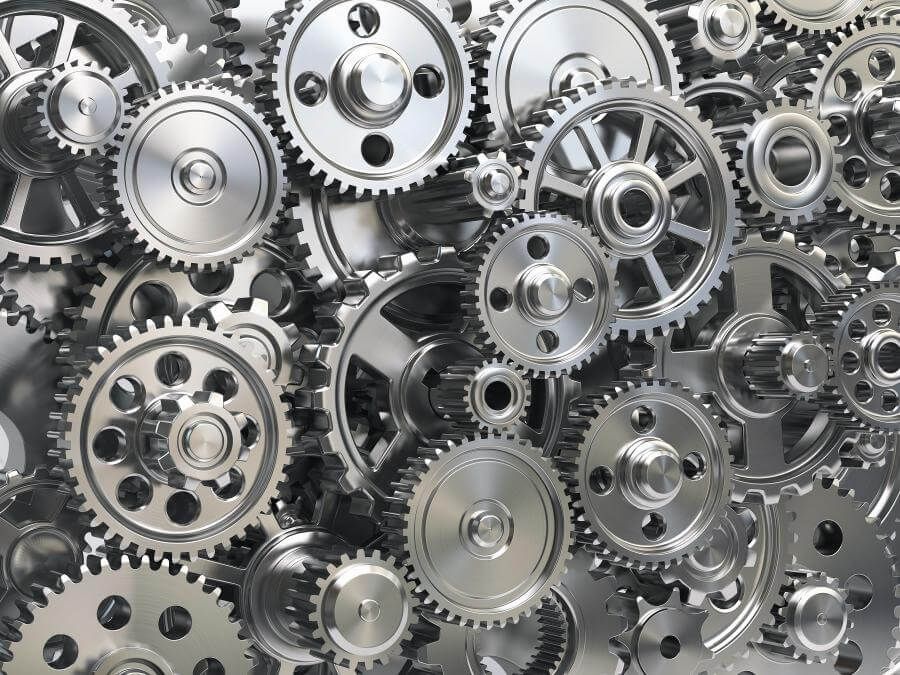
#> input picture input_image/wheels.jpg, 900 x 675 px, found by its file name
$ python -i edge_detection.py   (imports and definitions only)   (older library calls are emulated)
#> lines starting #> are read from the running program, lines starting #| are printed output that depends on the picture
### image_processing/convo.py
"""
Convolution
learning about the Kernel image processing and convolution matrices
https://en.wikipedia.org/wiki/Kernel_(image_processing)#:~:text=In%20image%20processing%2C%20a%20kernel,a%20kernel%20and%20an%20image.
"""

import math

import cv2
import numpy as np

KERNELS = {
        'edge-detection': {
            'constant': 1,
            'matrix': [
                [-1, -1, -1, ],
                [-1, 8, -1, ],
                [-1, -1, -1, ],
            ]
        },
        'gaussian-blur': {
            'constant': 1 / 256,
            'matrix': [
                [1, 4, 6, 4, 1, ],
                [4, 16, 24, 16, 4, ],
                [6, 24, 36, 24, 6, ],
                [4, 16, 24, 16, 4, ],
                [1, 4, 6, 4, 1, ],
            ]
        },
        'sharpen': {
            'constant': 1,
            'matrix': [
                [0, -1, 0, ],
                [-1, 5, -1, ],
                [0, -1, 0, ],
            ]
        },
        'low-pass': {
            'constant': 1/9,
            'matrix':  [
                [1, 1, 1, ],
                [1, 1, 1, ],
                [1, 1, 1, ],
            ]
        },
        'high-pass': {
            'constant': 1/2,
            'matrix':  [
                [1, 0, 1, ],
                [1, 0, 1, ],
                [1, 0, 1, ],
            ]
        },
    }

def select_kernel(transformation):
    """
    Takes the transformation desired and selects the correct constant and matrix to return the
    correct kernel.
    """

    if transformation not in KERNELS:
        print('argument does not exist')

    constant = KERNELS[transformation]['constant']
    matrix = KERNELS[transformation]['matrix']

    for i in range(len(matrix)):
        for j in range(len(matrix[i])):
            matrix[i][j] = constant * matrix[i][j]

    return matrix


def image_convolution(original_image, transformation):
    """
    Takes the image and the desired matrix and the desired transformation.
    """
    matrix = select_kernel(transformation)

    width = int(original_image.shape[1])
    height = int(original_image.shape[0])
    matrix_halfsize = math.floor(len(matrix) / 2)

    transformed_image = np.zeros((height, width))

    for y_coor in range(matrix_halfsize, len(original_image) - matrix_halfsize):
        for x_coor in range(matrix_halfsize, len(original_image[y_coor]) - matrix_halfsize):

            transformed_pixel = 0

            for i in range(-matrix_halfsize, matrix_halfsize + 1):
                for j in range(-matrix_halfsize, matrix_halfsize + 1):
                    transformed_pixel += original_image[y_coor + i][x_coor + j] * matrix[i + 1][j + 1]
            transformed_image[y_coor][x_coor] = transformed_pixel

    return transformed_image

# [21 lines left out: function create_transformed_outputs, not called in this run]

### image_processing/edge_detection.py
import cv2
from image_processing.convo import image_convolution


def edge_detection():
    """
    Uses same principles of convolution but for edge detection
    """

    original_image_edge = cv2.imread('input_image/wheels.jpg', 0)
#> original_image_edge: shape (675, 900); min 0, max 255, mean 122.6

    #Sobel edge detection
    edge_sobel_x = cv2.Sobel(original_image_edge, -1, 1, 0, ksize=3)
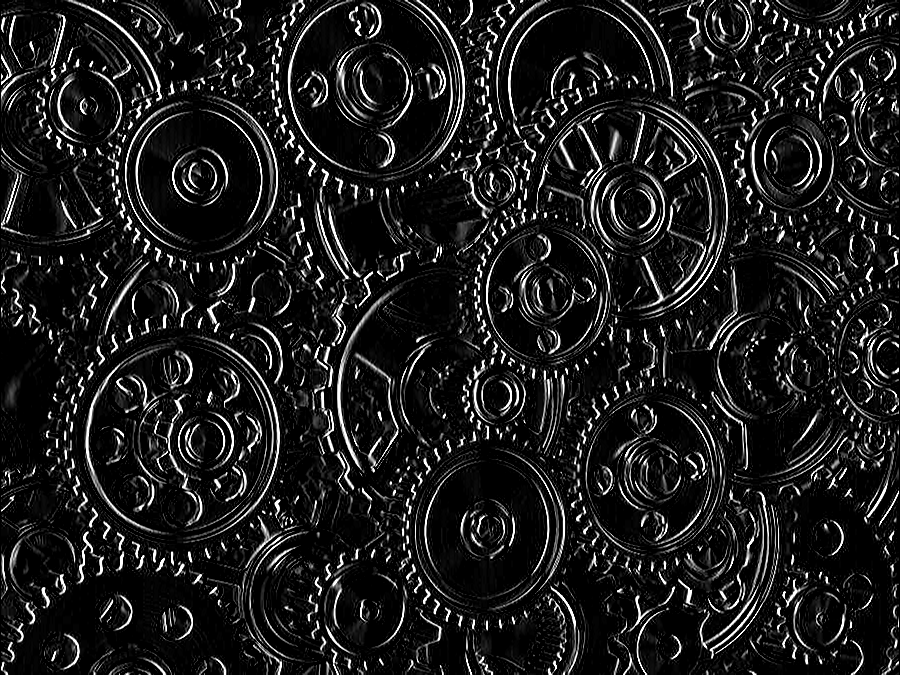
#> edge_sobel_x: shape (675, 900); min 0, max 255, mean 29.4
    edge_sobel_y = cv2.Sobel(original_image_edge, -1, 0, 1, ksize=3)
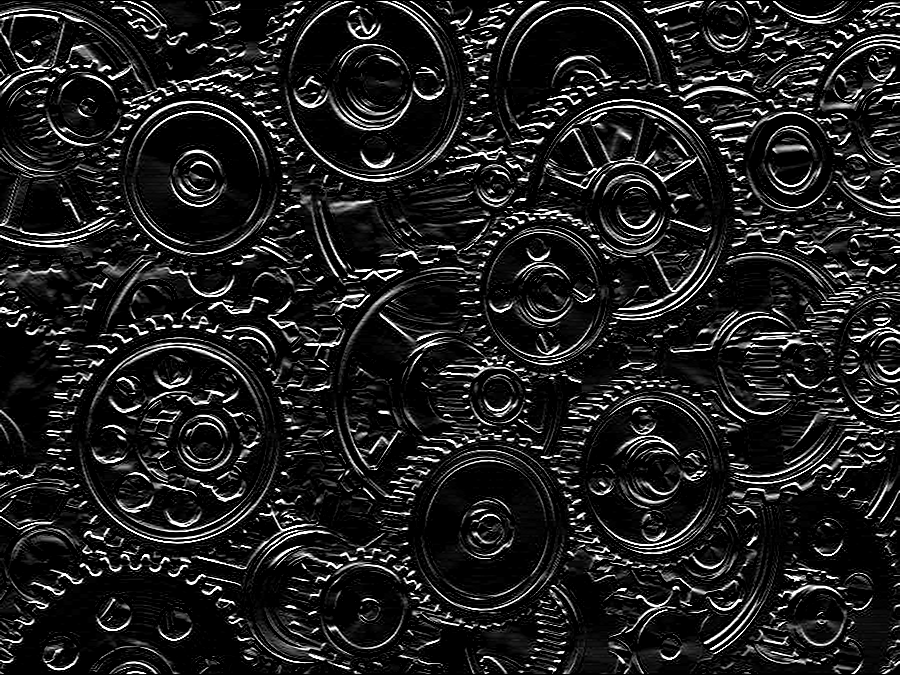
#> edge_sobel_y: shape (675, 900); min 0, max 255, mean 31.8

    edge_sobel_combined = cv2.addWeighted(edge_sobel_x, 0.5, edge_sobel_y, 0.5, 0)
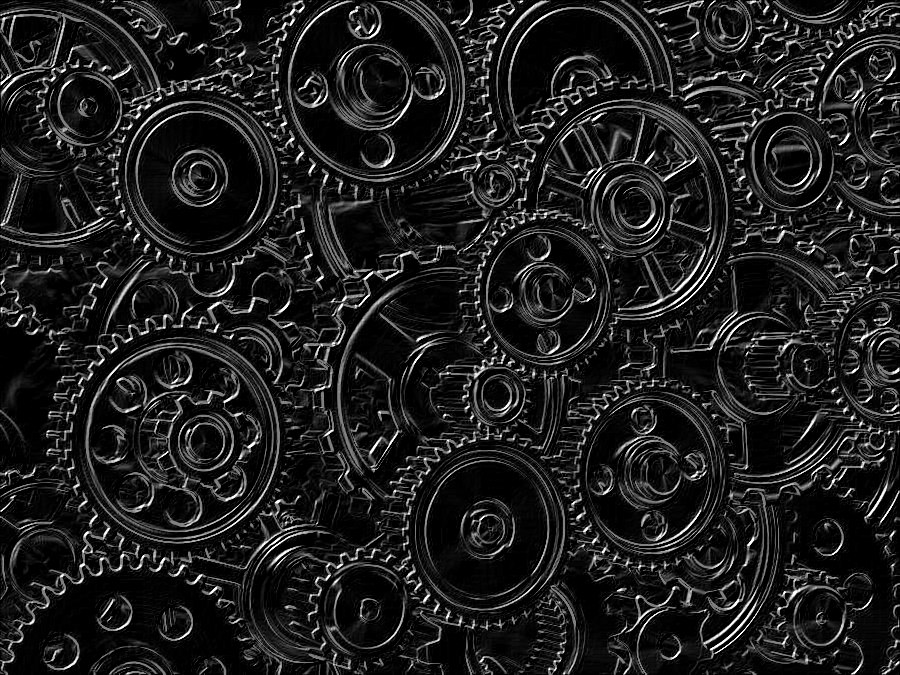
#> edge_sobel_combined: shape (675, 900); min 0, max 255, mean 30.6

    cv2.imwrite('output_image/convolution_edge/edge_sobel_x.jpg', edge_sobel_x)
    cv2.imwrite('output_image/convolution_edge/edge_sobel_y.jpg', edge_sobel_y)
    cv2.imwrite('output_image/convolution_edge/edge_sobel_combined.jpg', edge_sobel_combined)

    #Laplacian operator without Gaussian
    edge_laplacian = image_convolution(original_image_edge, 'edge-detection')
#> after the loop in image_convolution, `for y_coor in range(matrix_halfsize, len(original_image) - matrix_half..`:
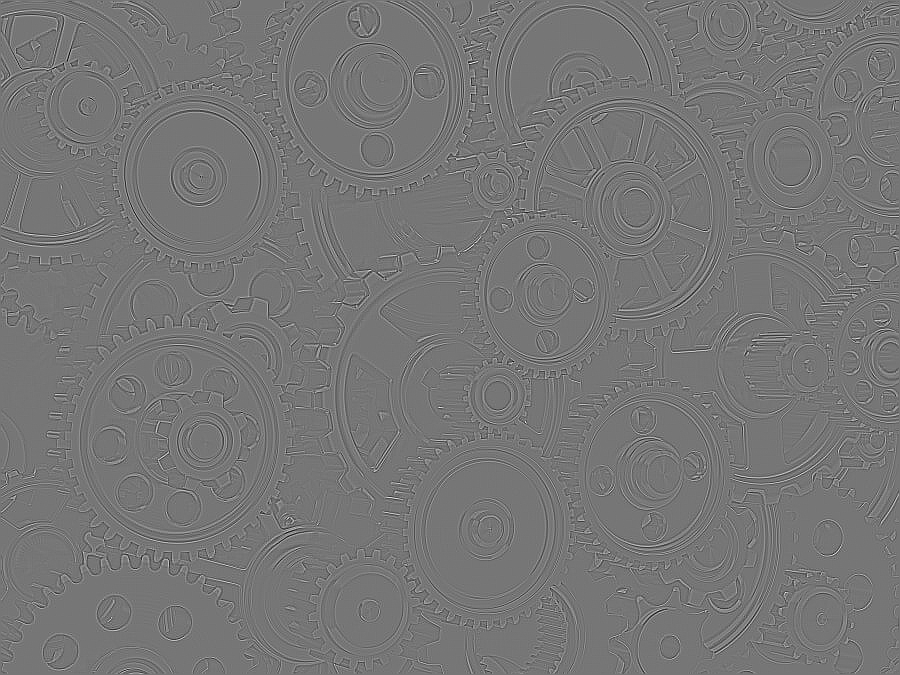
#> transformed_image: shape (675, 900) float64; min -1041, max 1198, mean 0; drawn with min black and max white

    cv2.imwrite('output_image/convolution_edge/edge_laplacian.jpg', edge_laplacian)
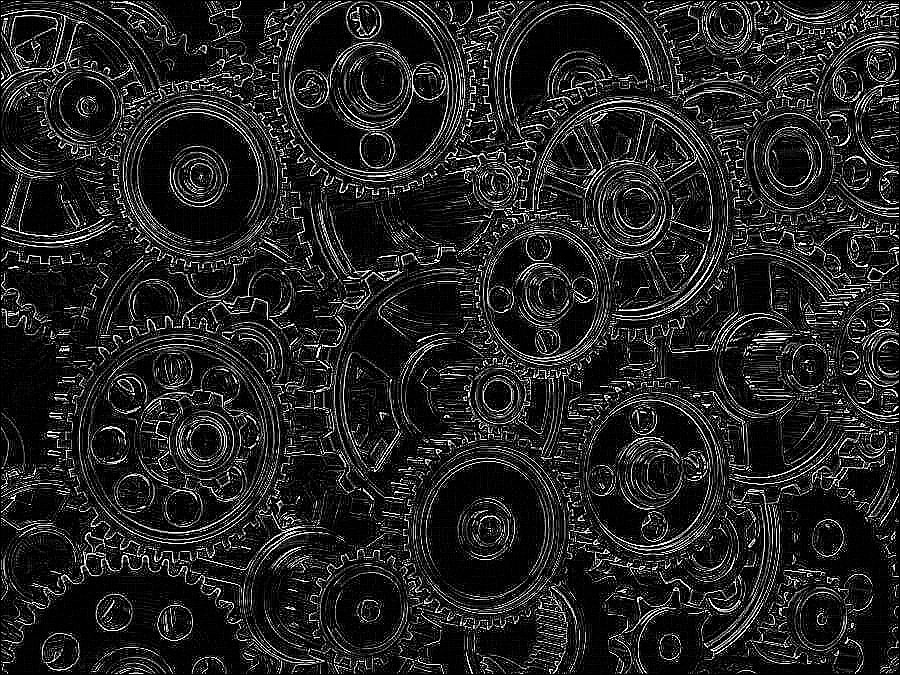
#> saved as edge_laplacian.jpg: shape (675, 900); min 0, max 255, mean 35.7

    #Laplacian of Gaussian edge detection
    blur = cv2.GaussianBlur(original_image_edge, (5,5), 0, 0)
    edge_LoG = cv2.Laplacian(blur, cv2.CV_8U, 3, scale=10) #scale increases the contrast
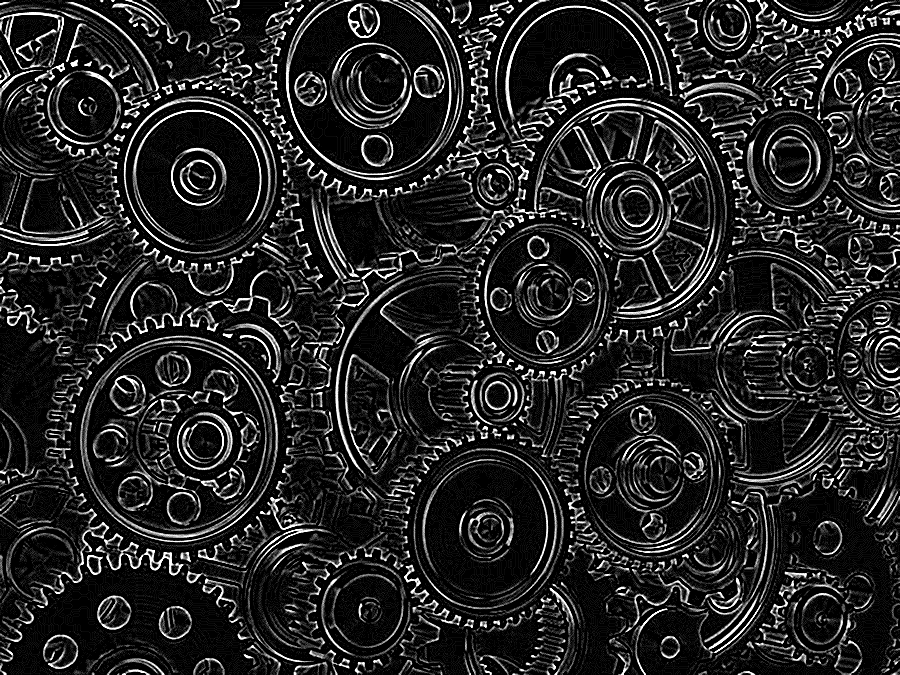
#> edge_LoG: shape (675, 900); min 0, max 255, mean 37.8

    cv2.imwrite('output_image/convolution_edge/edge_LoG.jpg', edge_LoG)

    #Canny edge detection
    edge_canny = cv2.Canny(original_image_edge, 100, 200)
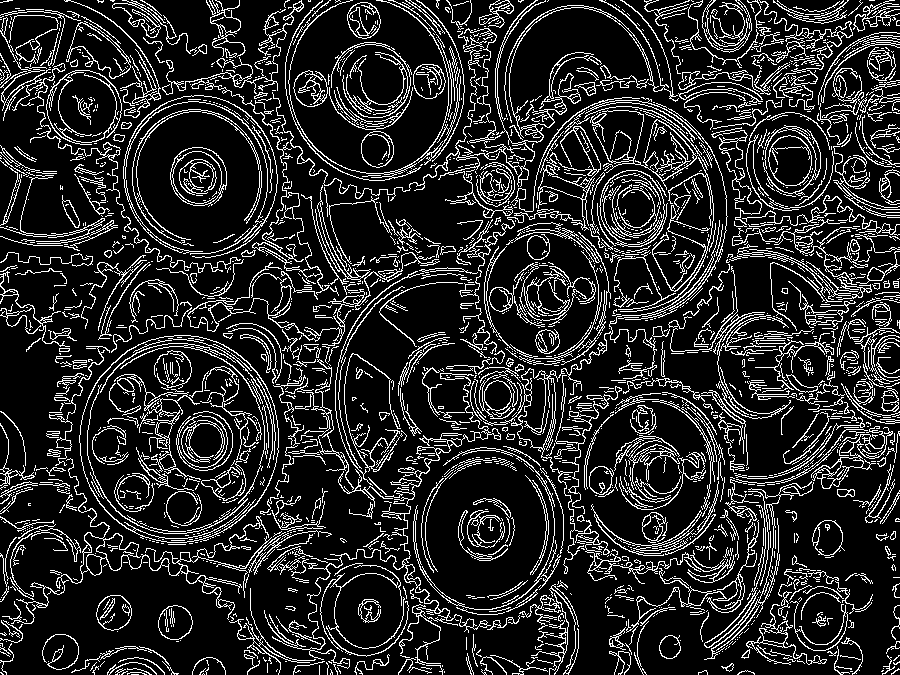
#> edge_canny: shape (675, 900); 16% white in thin lines or dots

    cv2.imwrite('output_image/convolution_edge/edge_canny.jpg', edge_canny)

>>> result = edge_detection()

$ run again, with input_image/koruny_black1.jpg copied over input_image/wheels.jpg
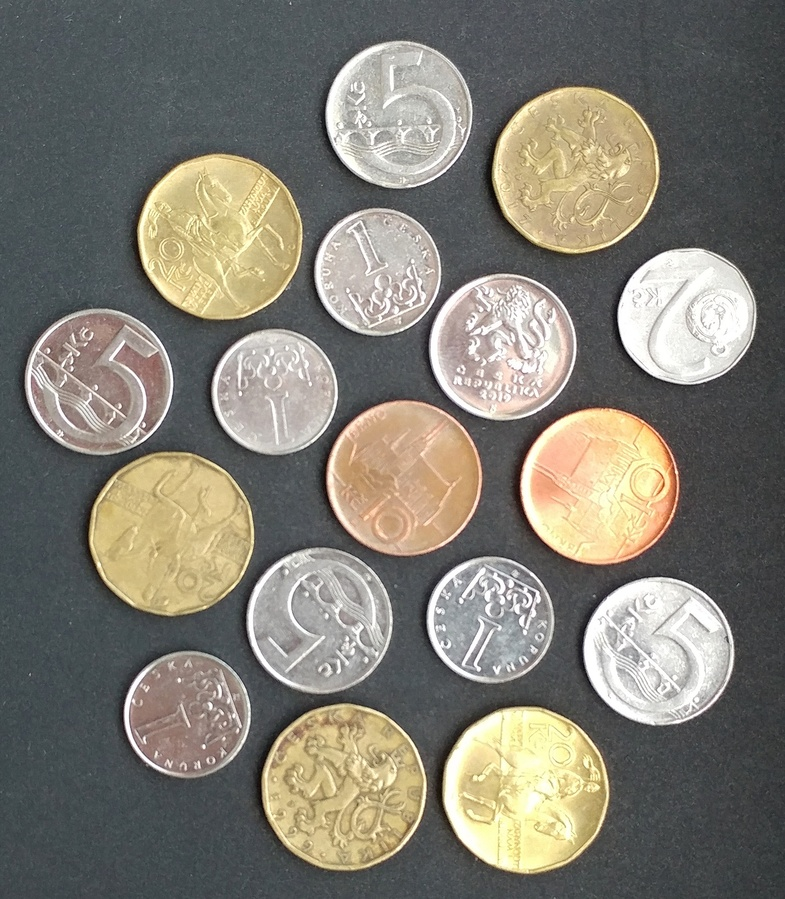
#> input picture input_image/koruny_black1.jpg, 785 x 899 px, shrunk from 1909 x 2187 before the run, found by its file name
#> in edge_detection, `edge_canny = cv2.Canny(original_image_edge, 100, 200)`:
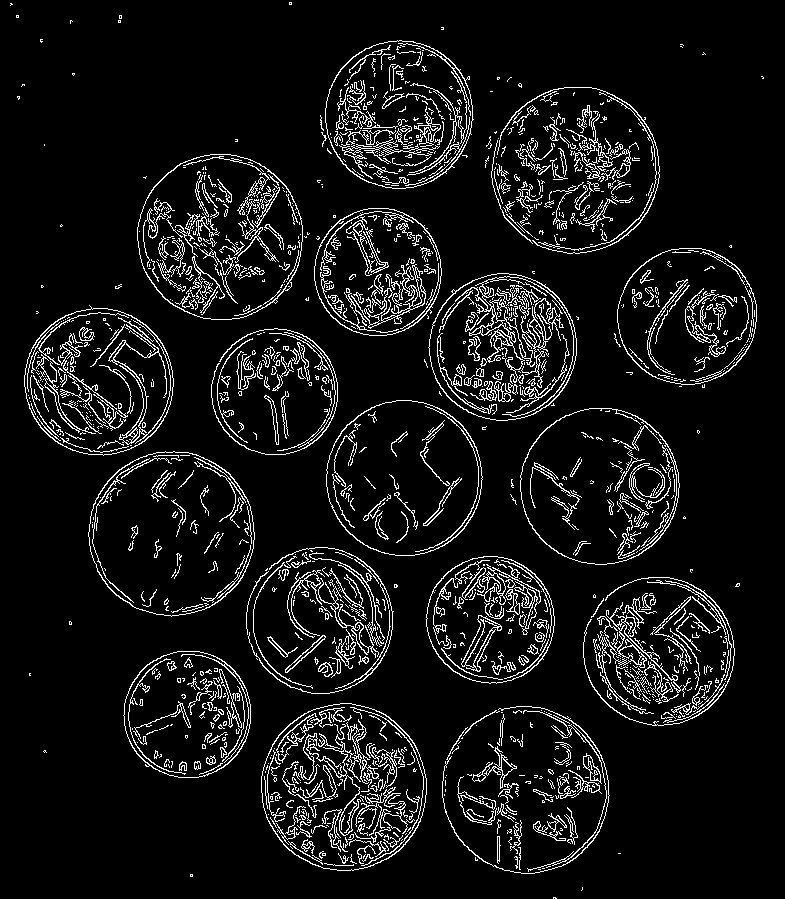
#> edge_canny: shape (899, 785); 7.9% white in thin lines or dots
